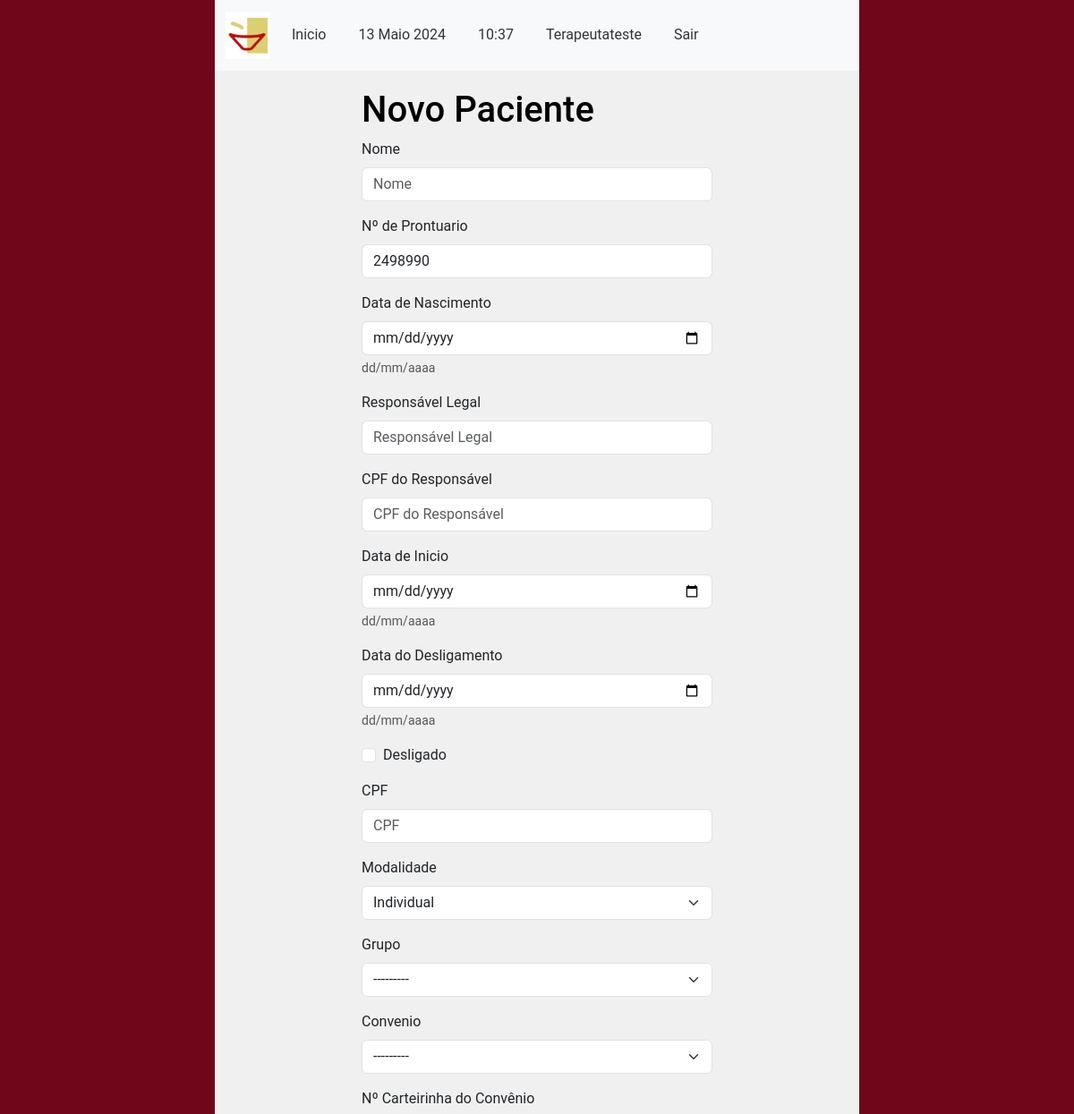
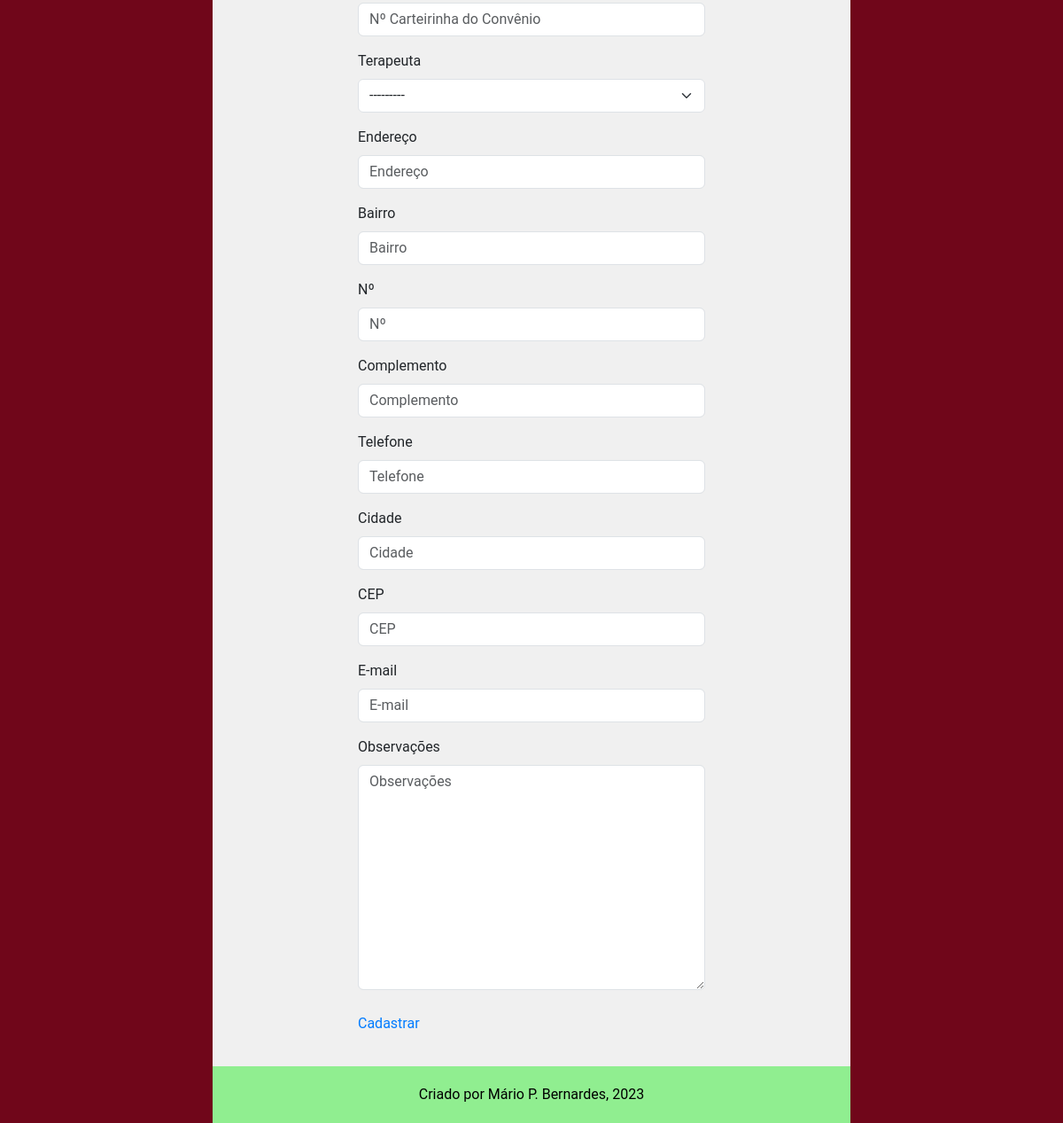
Screenshot of /main/novo/ (signed in) with the database file from the repository (2 pictures, top to bottom).
### accounts/models.py (models this page shows, shortened)
class CustomUser(AbstractUser):
    email = models.EmailField(unique=True, verbose_name='E-mail')
    phone_number = models.CharField(max_length=11, unique=True, verbose_name='Telefone', validators=[
        validate_numbers, MinLengthValidator(limit_value=11), MaxLengthValidator(limit_value=11)
    ])
    require_otp_login = models.BooleanField(null=False, default=True)  # TODO trocar pra False
    otp = models.CharField(max_length=6, null=True, blank=True)

### main/models.py (models this page shows, shortened)
class CadastroProfissionais(models.Model):
    nome = models.CharField(verbose_name='Nome', max_length=100,
                            unique=True, editable=True, validators=[validate_letters])
    conselho_codigo = models.CharField(verbose_name='CRP', max_length=5, unique=True,
                                       editable=True, validators=[validate_numbers])
    STATUS_POS_CHOICES = (
        (0, 'Nível 1 - Incompleto'),
        (1, 'Nível 1 - Completo'),
        (2, 'Nível 2 - Incompleto'),
        (3, 'Nível 2 - Completo'),
        (4, 'Nível 3 - Incompleto'),
        (5, 'Nível 3 - Completo'),
    )
    pos_grad_status = models.IntegerField(verbose_name='Status Pós', choices=STATUS_POS_CHOICES, default=0)
    unimed_codigo = models.CharField(verbose_name='Número cadastro Unimed', max_length=6,
                                     unique=True, editable=True, validators=[validate_numbers])
    email = models.EmailField(verbose_name='Email', editable=True)
    telefone_numero = models.CharField(verbose_name='Telefone', max_length=11,
                                       editable=True, validators=[validate_numbers])
    endereco_rua = models.CharField(verbose_name='Endereço', max_length=100)
    endereco_bairro = models.CharField(verbose_name='Bairro', max_length=50)
    endereco_numero = models.CharField(verbose_name='Número', max_length=7, validators=[validate_numbers])
    endereco_complemento = models.CharField(verbose_name='Complemento', max_length=100)
    cidade = models.CharField(verbose_name='Cidade', max_length=20, validators=[validate_letters,
                                                                                MinLengthValidator(limit_value=3)])
    cep_numero = models.CharField(verbose_name='CEP', max_length=8, validators=[validate_numbers,
                                                                                MinLengthValidator(limit_value=8)])
    nascimento_data = models.DateField(verbose_name='Data de Nascimento', help_text='dd/mm/aaaa',
                                       validators=[validate_date_past])
    cpf_numero = models.CharField(verbose_name='CPF', unique=True, validators=[validate_numbers], max_length=11)
    rg_numero = models.CharField(verbose_name='Número RG', max_length=12,
                                 validators=[MinLengthValidator(limit_value=6)])
    rg_emissor = models.CharField(verbose_name='Orgão Emissor RG', max_length=50)
    usuario_codigo = models.ForeignKey(
        CustomUser,
        related_name='Terapeutas',
        on_delete=models.PROTECT
    )
    objects = models.Manager()
    def __str__(self):
        return f'{self.nome}'
    class Meta:
        verbose_name = 'Terapeuta'
        verbose_name_plural = 'Terapeutas'
        permissions = [
            ('add_terapeuta', 'Adicionar novos Usuários (Administrativos)')
        ]

class CadastroPacientes(models.Model):
    nome = models.CharField(verbose_name='Nome do Paciente', max_length=100,
                            validators=[validate_letters, MinLengthValidator(limit_value=5)])
    prontuario_numero = models.CharField(verbose_name='Nº de Prontuario', max_length=7,
                                         default=create_prontuario_numero,
                                         unique=True, validators=[validate_numbers, MinLengthValidator(limit_value=7)])
    nascimento = models.DateField(verbose_name='Data de Nascimento', help_text='dd/mm/aaaa',
                                  validators=[validate_date_past])
    responsavel_legal = models.CharField(verbose_name='Responsável Legal', max_length=100,
                                         null=True, blank=True, validators=[validate_letters,
                                                                            MinLengthValidator(limit_value=5)])
    cpf_responsavel_legal = models.CharField(verbose_name='CPF do Responsável', max_length=11, blank=True, null=True,
                                             validators=[validate_numbers, MinLengthValidator(limit_value=11)])
    data_inicio = models.DateField(verbose_name='Data de Inicio', help_text='dd/mm/aaaa', default=datetime.now)
    data_final = models.DateField(verbose_name='Data do Desligamento', help_text='dd/mm/aaaa', blank=True, null=True,
                                  validators=[validate_date_past])
    desligado = models.BooleanField(verbose_name='Desligado', help_text='Paciente desligado', default=False)
    cpf_numero = models.CharField(verbose_name='CPF', max_length=11, unique=True,
                                  help_text="CPF de menores consta na Certidão de Nascimento",
                                  validators=[validate_numbers, MinLengthValidator(limit_value=11)])
    MOD_CHOICES = (
        (0, 'Individual'),
        (1, 'Grupo'),
        (2, 'Casal'),
    )
    modalidade_atendimento = models.IntegerField(verbose_name='Modalidade', choices=MOD_CHOICES, default=0)
    grupo = models.ForeignKey(
        'CadastroGrupos',
        related_name='membros',
        on_delete=models.PROTECT,
        blank=True,
        null=True
    )
    convenio = models.ForeignKey(
        'ConveniosAceitos',
        related_name='pacientes',
        on_delete=models.PROTECT
    )
    carteirinha_convenio = models.CharField(verbose_name='Número do Convênio',
                                            max_length=50, blank=True, null=True,
                                            validators=[validate_numbers, MinLengthValidator(limit_value=7)])
    terapeuta = models.ForeignKey(
        'CadastroProfissionais',
        related_name='pacientes',
        on_delete=models.PROTECT
    )
    endereco_rua = models.CharField(verbose_name='Endereço', max_length=100,
                                    validators=[MinLengthValidator(limit_value=10)])
    endereco_bairro = models.CharField(verbose_name='Bairro', max_length=50,
                                       validators=[MinLengthValidator(limit_value=3)])
    endereco_numero = models.CharField(verbose_name='Número', max_length=7, validators=[validate_numbers])
    endereco_complemento = models.CharField(verbose_name='Complemento', max_length=100,
                                            validators=[MinLengthValidator(limit_value=4)])
    telefone_numero = models.CharField(verbose_name='Telefone', max_length=11,
                                       validators=[validate_numbers, MinLengthValidator(limit_value=11)])
    cidade = models.CharField(verbose_name='Cidade', max_length=100, validators=[validate_letters,
                                                                                 MinLengthValidator(limit_value=3)])
    cep_numero = models.CharField(verbose_name='CEP', max_length=8, validators=[validate_numbers,
                                                                                MinLengthValidator(limit_value=8)])
    email = models.EmailField(verbose_name='E-mail')
    observacoes = models.TextField(verbose_name='Observações', blank=True, null=True)
    objects = models.Manager()
    class Meta:
        verbose_name = 'Paciente'
        verbose_name_plural = 'Pacientes'
        ordering = ["nome"]
        permissions = [
            ('transfer_pac', 'Transferir Paciente (Terapeutas)'),
            ('deslig_pac', 'Desligar Paciente (Terapeutas)'),
            ('add_pac_group', 'Adicionar Paciente a Grupo (Terapeutas)'),
            ('remove_pac_from_group', 'Remover Paciente de um Grupo (Terapeutas)')
        ]

### main/views.py (the view, shortened to what this page needs)
@login_required(login_url="/accounts/login")
def cadastrar_paciente(request: HttpRequest):
    print("cadastrar paciente")
    if request.method != 'POST':
        return render_cadastro_paciente_form(request)

### main/models.py (called while the page is built)
    def __str__(self):
        return f'{self.nome}'

    def __str__(self):
        return f'{self.label} - {self.terapeuta_responsavel}'

### main/views.py (called while the page is built)
def render_cadastro_paciente_form(request: HttpRequest, cadastro_form=None):
    if not cadastro_form:
        cadastro_form = CadastroPacienteForm()
    context = {
        'form': cadastro_form
    }
    return render(request, 'cadastramento_pac.html', context)

### main/templates/cadastramento_pac.html (shortened to what this page needs)
{% extends 'middleman1.html' %}
{% load bootstrap5 %}
{% load static%}
{% block content %}
<h1 class="text-body-emphasis">
    Novo Paciente
</h1>
{% if sucesso %}
<p class="alert alert-success">
    Paciente Cadastrado com sucesso!<br>
    <a href="{% url 'main:homepage' %}"> Voltar ao Inicio </a>
</p>
{% else %}
<form action="" method="POST" id="form" novalidate>
    <div class="form-group">
        {% bootstrap_form form %}
    </div>
    <button type="submit" class="btn btn-primary btn-block">
        Cadastrar
    </button>
</form>
{% endif %}
{% endblock %}

### main/templates/middleman1.html (shortened to what this page needs)
{% load static %}
{% load django_bootstrap5 %}
{% bootstrap_css %}
<!DOCTYPE html>
<html lang="pt-br">
<head>
    <link rel="stylesheet" type="text/css" href="{% static 'main_style.css' %}">
</head>
<body>
    <div class="page-container">
        <header>
            <nav class="navbar navbar-expand-lg navbar-light bg-light">
                <div class="container">
                <a class="navbar-brand" href="{% static 'fav.icon.jpeg' %}">
                    <img src="{% static 'fav.icon.jpeg' %}" alt="Your Logo" style="width: 50px; height: auto;" >
                </a>
                    <div class="collapse navbar-collapse text-dark" id="navbarNav">
                        <ul class="navbar-nav">
                            <li class="nav-item">
                                <a class="nav-link" href="{% url 'main:homepage' %}">Inicio</a>
                            </li>
                            <li class="nav-item">
                    <span class="nav-link">
                        {% now "j F Y" %}
                    </span>
                </li>
                <li class="nav-item">
                    <span class="nav-link">
                        {% now "H:i" %}
                    </span>
                </li>
                <li class="nav-item">
                    <span class="nav-link">
                        {% if user.is_authenticated %}
                            {{ user.username }}
                        {% endif %}
                    </span>
                </li>
                <li class="nav-item">
                                <a class="nav-link" href="{% url 'accounts:logout' %}">Sair</a>
                            </li>
                        </ul>
                    </div>
                </div>
            </nav>
        </header>
        <main class="main-content">
            {% block content %}{% endblock %}
        </main>
        <footer class="footer">
            Criado por Mário P. Bernardes, 2023
        </footer>
    </div>
</body>
</html>

### main/static/main_style.css (style rules this page uses)
body { font-family: roboto; font-size: 16px; background-color: #f0f0f0; margin: 0; padding: 0; }
.page-container { border-left: 20vw solid #70061a; border-right: 20vw solid #70061a; min-height: 100vh; box-sizing: border-box; display: flex; flex-direction: column; }
.main-content { width: 60%; margin: 0 auto; padding: 20px; flex-grow: 1; }
.navbar { background-color: #333; color: #fff; }
.navbar-brand { font-size: 24px; }
.navbar-nav { list-style-type: none; padding: 0; }
.nav-item { margin-right: 20px; }
.nav-link { color: #333; }
.btn-primary { background-color: transparent; color: #007bff; border: none; padding: 0; }
.footer { background-color: lightgreen; color: #000; padding: 20px 0; text-align: center; flex-shrink: 0; }

### main/templates/cadastramento_pac.html (style rules this page uses)
.form-group { display: flex; flex-direction: column; align-items: left; justify-content: space-between; margin-bottom: 10px; }

### rows the page displays
CustomUser: username "Terapeutateste"
CadastroPacientes: prontuario_numero "2498990", modalidade_atendimento "Individual", grupo "---------", convenio "---------", terapeuta "---------"
